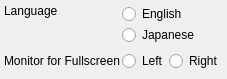
<?xml version="1.0" encoding="UTF-8"?>
<ui version="4.0">
 <class>props_page_system</class>
 <widget class="QWidget" name="props_page_system">
  <property name="geometry">
   <rect>
    <x>0</x>
    <y>0</y>
    <width>212</width>
    <height>79</height>
   </rect>
  </property>
  <property name="windowTitle">
   <string>Form</string>
  </property>
  <layout class="QGridLayout" name="gridLayout">
   <property name="leftMargin">
    <number>4</number>
   </property>
   <property name="topMargin">
    <number>4</number>
   </property>
   <property name="rightMargin">
    <number>4</number>
   </property>
   <property name="bottomMargin">
    <number>4</number>
   </property>
   <property name="horizontalSpacing">
    <number>2</number>
   </property>
   <item row="0" column="2">
    <layout class="QVBoxLayout" name="verticalLayout">
     <property name="spacing">
      <number>1</number>
     </property>
     <item>
      <widget class="QRadioButton" name="language_english_radio">
       <property name="text">
        <string>English</string>
       </property>
       <attribute name="buttonGroup">
        <string notr="true">language_button_group</string>
       </attribute>
      </widget>
     </item>
     <item>
      <widget class="QRadioButton" name="language_japanese_radio">
       <property name="text">
        <string>Japanese</string>
       </property>
       <attribute name="buttonGroup">
        <string notr="true">language_button_group</string>
       </attribute>
      </widget>
     </item>
    </layout>
   </item>
   <item row="1" column="2">
    <layout class="QHBoxLayout" name="horizontalLayout_2">
     <property name="spacing">
      <number>1</number>
     </property>
     <item>
      <widget class="QRadioButton" name="fullscreen_side_left_radio">
       <property name="text">
        <string>Left</string>
       </property>
       <attribute name="buttonGroup">
        <string notr="true">fullscreen_side_button_group</string>
       </attribute>
      </widget>
     </item>
     <item>
      <widget class="QRadioButton" name="fullscreen_side_right_radio">
       <property name="text">
        <string>Right</string>
       </property>
       <attribute name="buttonGroup">
        <string notr="true">fullscreen_side_button_group</string>
       </attribute>
      </widget>
     </item>
     <item>
      <spacer name="horizontalSpacer_4">
       <property name="orientation">
        <enum>Qt::Horizontal</enum>
       </property>
       <property name="sizeHint" stdset="0">
        <size>
         <width>40</width>
         <height>20</height>
        </size>
       </property>
      </spacer>
     </item>
    </layout>
   </item>
   <item row="1" column="0">
    <widget class="QLabel" name="fullscreen_side_label">
     <property name="frameShape">
      <enum>QFrame::NoFrame</enum>
     </property>
     <property name="frameShadow">
      <enum>QFrame::Raised</enum>
     </property>
     <property name="text">
      <string>Monitor for Fullscreen</string>
     </property>
    </widget>
   </item>
   <item row="1" column="3">
    <spacer name="horizontalSpacer">
     <property name="orientation">
      <enum>Qt::Horizontal</enum>
     </property>
     <property name="sizeHint" stdset="0">
      <size>
       <width>40</width>
       <height>20</height>
      </size>
     </property>
    </spacer>
   </item>
   <item row="0" column="0">
    <widget class="QLabel" name="language_label">
     <property name="locale">
      <locale language="English" country="UnitedStates"/>
     </property>
     <property name="frameShape">
      <enum>QFrame::NoFrame</enum>
     </property>
     <property name="frameShadow">
      <enum>QFrame::Raised</enum>
     </property>
     <property name="text">
      <string>Language</string>
     </property>
     <property name="alignment">
      <set>Qt::AlignLeading|Qt::AlignLeft|Qt::AlignTop</set>
     </property>
    </widget>
   </item>
   <item row="2" column="0">
    <spacer name="verticalSpacer">
     <property name="orientation">
      <enum>Qt::Vertical</enum>
     </property>
     <property name="sizeHint" stdset="0">
      <size>
       <width>20</width>
       <height>40</height>
      </size>
     </property>
    </spacer>
   </item>
   <item row="0" column="1">
    <spacer name="horizontalSpacer_2">
     <property name="orientation">
      <enum>Qt::Horizontal</enum>
     </property>
     <property name="sizeHint" stdset="0">
      <size>
       <width>40</width>
       <height>20</height>
      </size>
     </property>
    </spacer>
   </item>
  </layout>
 </widget>
 <resources/>
 <connections/>
 <designerdata>
  <property name="gridDeltaX">
   <number>5</number>
  </property>
  <property name="gridDeltaY">
   <number>5</number>
  </property>
  <property name="gridSnapX">
   <bool>true</bool>
  </property>
  <property name="gridSnapY">
   <bool>true</bool>
  </property>
  <property name="gridVisible">
   <bool>true</bool>
  </property>
 </designerdata>
 <buttongroups>
  <buttongroup name="language_button_group"/>
  <buttongroup name="fullscreen_side_button_group"/>
 </buttongroups>
</ui>
